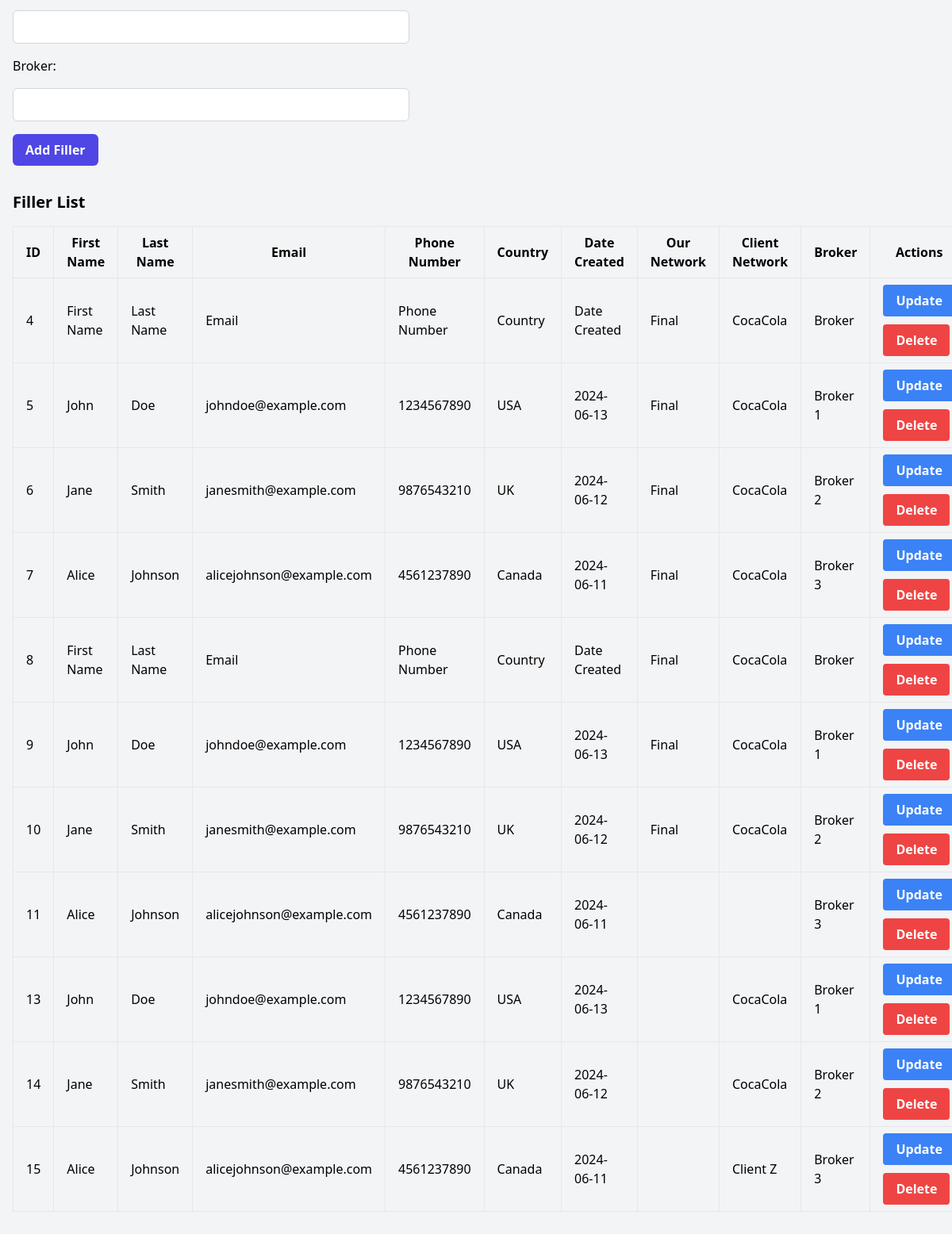
Page /manage_filler.php (signed in, lower part) on the earlier database version.
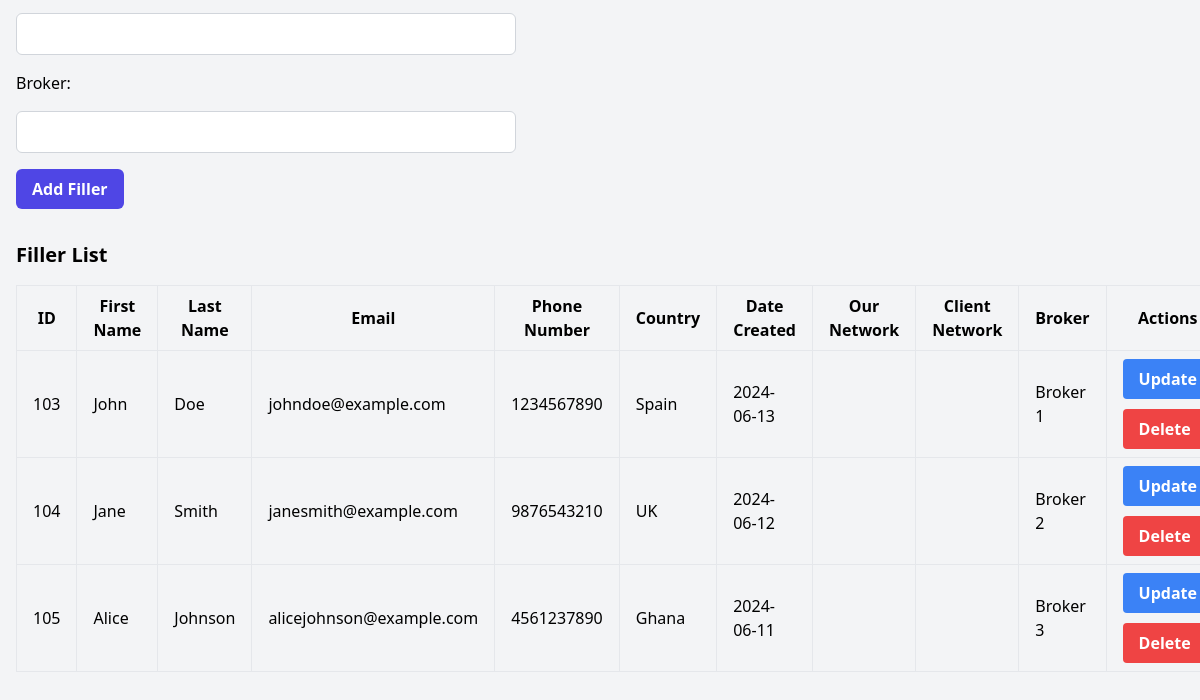
Same page on the later database version.
### tables this page shows
CREATE TABLE `filler` (
  `id` int(11) NOT NULL,
  `first_name` varchar(255) NOT NULL,
  `last_name` varchar(255) NOT NULL,
  `email` varchar(255) NOT NULL,
  `phone_number` varchar(255) DEFAULT NULL,
  `country` varchar(255) DEFAULT NULL,
  `date_created` varchar(255) DEFAULT NULL,
  `our_network` varchar(255) DEFAULT NULL,
  `client_network` varchar(255) DEFAULT NULL,
  `broker` varchar(255) DEFAULT NULL
);

### manage_filler.php (the view, shortened to what this page needs)
<?php
include('config.php');
$fillers = mysqli_query($conn, "SELECT * FROM filler");
?>
<!DOCTYPE html>
<html>
<head>
    <link href="https://cdn.jsdelivr.net/npm/tailwindcss@2.2.7/dist/tailwind.min.css" rel="stylesheet">
</head>
<body class="bg-gray-100 py-8 px-4">
    <a href="dashboard.php"><button class="mt-4 bg-yellow-500 hover:bg-yellow-600 text-white font-bold py-2 px-4 rounded-lg">Back To Dashboard</button></a> <br><br>
    <form method="post" class="space-y-4">
        <input type="text" id="client_network" name="client_network" class="border border-gray-300 rounded-md px-3 py-2 focus:outline-none focus:ring-2 focus:ring-indigo-500 focus:border-transparent">
        <label for="broker" class="block">Broker:</label>
        <input type="text" id="broker" name="broker" class="border border-gray-300 rounded-md px-3 py-2 focus:outline-none focus:ring-2 focus:ring-indigo-500 focus:border-transparent">
        <button type="submit" name="add_filler" class="bg-indigo-600 hover:bg-indigo-700 text-white font-semibold py-2 px-4 rounded-md">Add Filler</button>
    </form>
    <h2 class="text-xl font-bold mt-8 mb-4">Filler List</h2>
    <table class="w-full border-collapse border border-gray-200">
        <thead>
            <tr>
                <th class="border border-gray-200 px-4 py-2">ID</th>
                <th class="border border-gray-200 px-4 py-2">First Name</th>
                <th class="border border-gray-200 px-4 py-2">Last Name</th>
                <th class="border border-gray-200 px-4 py-2">Email</th>
                <th class="border border-gray-200 px-4 py-2">Phone Number</th>
                <th class="border border-gray-200 px-4 py-2">Country</th>
                <th class="border border-gray-200 px-4 py-2">Date Created</th>
                <th class="border border-gray-200 px-4 py-2">Our Network</th>
                <th class="border border-gray-200 px-4 py-2">Client Network</th>
                <th class="border border-gray-200 px-4 py-2">Broker</th>
                <th class="border border-gray-200 px-4 py-2">Actions</th>
            </tr>
        </thead>
        <tbody>
            <?php while ($filler = mysqli_fetch_assoc($fillers)) { ?>
                <tr>
    <td class="border border-gray-200 px-4 py-2"><?php echo $filler['id']; ?></td>
    <td class="border border-gray-200 px-4 py-2"><?php echo $filler['first_name']; ?></td>
    <td class="border border-gray-200 px-4 py-2"><?php echo $filler['last_name']; ?></td>
    <td class="border border-gray-200 px-4 py-2"><?php echo $filler['email']; ?></td>
    <td class="border border-gray-200 px-4 py-2"><?php echo $filler['phone_number']; ?></td>
    <td class="border border-gray-200 px-4 py-2"><?php echo $filler['country']; ?></td>
    <td class="border border-gray-200 px-4 py-2"><?php echo $filler['date_created']; ?></td>
    <td class="border border-gray-200 px-4 py-2"><?php echo $filler['our_network']; ?></td>
    <td class="border border-gray-200 px-4 py-2"><?php echo $filler['client_network']; ?></td>
    <td class="border border-gray-200 px-4 py-2"><?php echo $filler['broker']; ?></td>
    <td class="border border-gray-200 px-4 py-2">
        <form method="post" action="update_filler.php">
            <button type="submit" name="update_filler" class="bg-blue-500 hover:bg-blue-700 text-white font-bold py-2 px-4 rounded">Update</button>
        </form>
        <form method="post">
            <button type="submit" name="delete_filler" class="bg-red-500 hover:bg-red-700 text-white font-bold py-2 px-4 rounded">Delete</button>
        </form>
    </td>
</tr>
            <?php } ?>
        </tbody>
    </table>
</body>
</html>

### manage_filler.php (style rules this page uses)
input, textarea { width: 500px; }
button[name="add_filler"] { display: block; }
button[name="update_filler"] { margin-bottom: 10px; }

Differences in the rows shown:
removed filler: id "4", first_name "First Name", last_name "Last Name", email "Email", phone_number "Phone Number", country "Country", date_created "Date Created", our_network "Final", client_network "CocaCola", broker "Broker"
removed filler: id "5", first_name "John", last_name "Doe", email "johndoe@example.com", phone_number "1234567890", country "USA", date_created "2024-06-13", our_network "Final", client_network "CocaCola", broker "Broker 1"
removed filler: id "6", first_name "Jane", last_name "Smith", email "janesmith@example.com", phone_number "9876543210", country "UK", date_created "2024-06-12", our_network "Final", client_network "CocaCola", broker "Broker 2"
removed filler: id "7", first_name "Alice", last_name "Johnson", email "alicejohnson@example.com", phone_number "4561237890", country "Canada", date_created "2024-06-11", our_network "Final", client_network "CocaCola", broker "Broker 3"
removed filler: id "8", first_name "First Name", last_name "Last Name", email "Email", phone_number "Phone Number", country "Country", date_created "Date Created", our_network "Final", client_network "CocaCola", broker "Broker"
removed filler: id "9", first_name "John", last_name "Doe", email "johndoe@example.com", phone_number "1234567890", country "USA", date_created "2024-06-13", our_network "Final", client_network "CocaCola", broker "Broker 1"
removed filler: id "10", first_name "Jane", last_name "Smith", email "janesmith@example.com", phone_number "9876543210", country "UK", date_created "2024-06-12", our_network "Final", client_network "CocaCola", broker "Broker 2"
removed filler: id "11", first_name "Alice", last_name "Johnson", email "alicejohnson@example.com", phone_number "4561237890", country "Canada", date_created "2024-06-11", broker "Broker 3"
removed filler: id "13", first_name "John", last_name "Doe", email "johndoe@example.com", phone_number "1234567890", country "USA", date_created "2024-06-13", client_network "CocaCola", broker "Broker 1"
removed filler: id "14", first_name "Jane", last_name "Smith", email "janesmith@example.com", phone_number "9876543210", country "UK", date_created "2024-06-12", client_network "CocaCola", broker "Broker 2"
removed filler: id "15", first_name "Alice", last_name "Johnson", email "alicejohnson@example.com", phone_number "4561237890", country "Canada", date_created "2024-06-11", client_network "Client Z", broker "Broker 3"
added filler: id "103", first_name "John", last_name "Doe", email "johndoe@example.com", phone_number "1234567890", country "Spain", date_created "2024-06-13", broker "Broker 1"
added filler: id "104", first_name "Jane", last_name "Smith", email "janesmith@example.com", phone_number "9876543210", country "UK", date_created "2024-06-12", broker "Broker 2"
added filler: id "105", first_name "Alice", last_name "Johnson", email "alicejohnson@example.com", phone_number "4561237890", country "Ghana", date_created "2024-06-11", broker "Broker 3"
